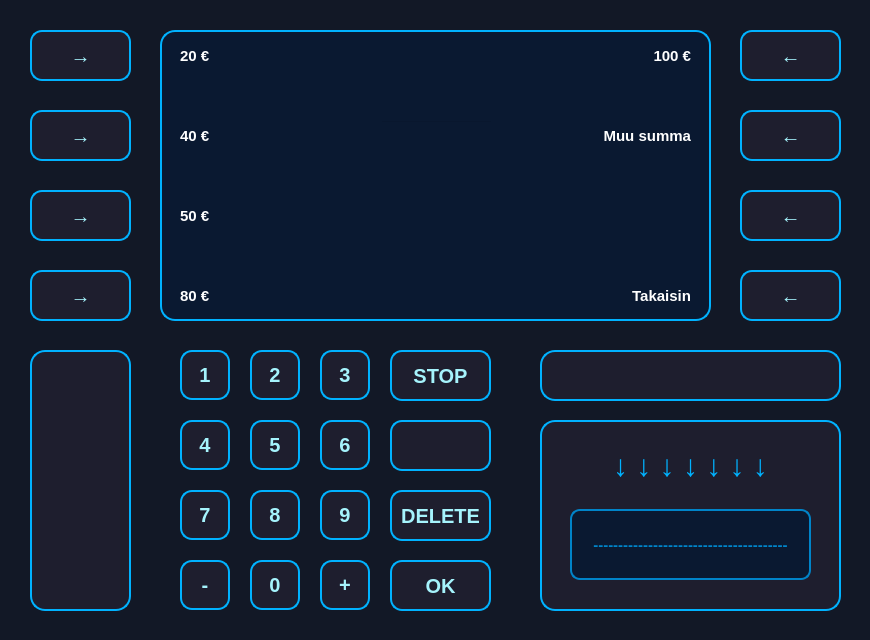
<?xml version="1.0" encoding="UTF-8"?>
<ui version="4.0">
 <class>WithdrawWindow</class>
 <widget class="QDialog" name="WithdrawWindow">
  <property name="geometry">
   <rect>
    <x>0</x>
    <y>0</y>
    <width>870</width>
    <height>640</height>
   </rect>
  </property>
  <property name="windowTitle">
   <string>Dialog</string>
  </property>
  <property name="styleSheet">
   <string notr="true">QDialog, QWidget {
    background-color: #121826;
}</string>
  </property>
  <widget class="QPushButton" name="btnBack">
   <property name="geometry">
    <rect>
     <x>390</x>
     <y>350</y>
     <width>101</width>
     <height>51</height>
    </rect>
   </property>
   <property name="styleSheet">
    <string notr="true">QPushButton {
    background-color: #1E1E2E;
    color: #A5F3FC;
    font-size: 20px;
    font-weight: bold;
    border: 2px solid #00B2FF;
    border-radius: 12px;
    padding: 10px;
    box-shadow: 0px 4px 10px rgba(0, 178, 255, 0.3);
    transition: all 0.2s ease-in-out;
}

QPushButton:hover {
    background-color: #00B2FF;
    color: #1E1E2E;
    border: 2px solid #A5F3FC;
    box-shadow: 0px 4px 15px rgba(165, 243, 252, 0.6);
    transform: scale(1.05);
}

QPushButton:pressed {
    background-color: #0084C9;
    color: #FFFFFF;
    box-shadow: inset 0px 4px 8px rgba(0, 0, 0, 0.5);
    transform: scale(0.95);
}
</string>
   </property>
   <property name="text">
    <string>STOP</string>
   </property>
  </widget>
  <widget class="QLabel" name="txtOut_50">
   <property name="geometry">
    <rect>
     <x>180</x>
     <y>190</y>
     <width>71</width>
     <height>51</height>
    </rect>
   </property>
   <property name="styleSheet">
    <string notr="true">font-size: 15px;
color: white;
font-weight: bold;
background-color: transparent;</string>
   </property>
   <property name="text">
    <string>50 €</string>
   </property>
  </widget>
  <widget class="QPushButton" name="buttonOut_40">
   <property name="geometry">
    <rect>
     <x>30</x>
     <y>110</y>
     <width>101</width>
     <height>51</height>
    </rect>
   </property>
   <property name="styleSheet">
    <string notr="true">QPushButton {
    background-color: #1E1E2E;
    color: #A5F3FC;
    font-size: 20px;
    font-weight: bold;
    border: 2px solid #00B2FF;
    border-radius: 12px;
    padding: 10px;
    box-shadow: 0px 4px 10px rgba(0, 178, 255, 0.3);
    transition: all 0.2s ease-in-out;
}

QPushButton:hover {
    background-color: #00B2FF;
    color: #1E1E2E;
    border: 2px solid #A5F3FC;
    box-shadow: 0px 4px 15px rgba(165, 243, 252, 0.6);
    transform: scale(1.05);
}

QPushButton:pressed {
    background-color: #0084C9;
    color: #FFFFFF;
    box-shadow: inset 0px 4px 8px rgba(0, 0, 0, 0.5);
    transform: scale(0.95);
}
</string>
   </property>
   <property name="text">
    <string>→</string>
   </property>
   <property name="icon">
    <iconset>
     <normaloff>:/resources/arrow.jpg</normaloff>:/resources/arrow.jpg</iconset>
   </property>
   <property name="iconSize">
    <size>
     <width>32</width>
     <height>32</height>
    </size>
   </property>
  </widget>
  <widget class="QPushButton" name="buttonOut_x">
   <property name="geometry">
    <rect>
     <x>740</x>
     <y>110</y>
     <width>101</width>
     <height>51</height>
    </rect>
   </property>
   <property name="styleSheet">
    <string notr="true">QPushButton {
    background-color: #1E1E2E;
    color: #A5F3FC;
    font-size: 20px;
    font-weight: bold;
    border: 2px solid #00B2FF;
    border-radius: 12px;
    padding: 10px;
    box-shadow: 0px 4px 10px rgba(0, 178, 255, 0.3);
    transition: all 0.2s ease-in-out;
}

QPushButton:hover {
    background-color: #00B2FF;
    color: #1E1E2E;
    border: 2px solid #A5F3FC;
    box-shadow: 0px 4px 15px rgba(165, 243, 252, 0.6);
    transform: scale(1.05);
}

QPushButton:pressed {
    background-color: #0084C9;
    color: #FFFFFF;
    box-shadow: inset 0px 4px 8px rgba(0, 0, 0, 0.5);
    transform: scale(0.95);
}
</string>
   </property>
   <property name="text">
    <string>←</string>
   </property>
   <property name="icon">
    <iconset>
     <normaloff>:/resources/arrow.jpg</normaloff>:/resources/arrow.jpg</iconset>
   </property>
   <property name="iconSize">
    <size>
     <width>32</width>
     <height>32</height>
    </size>
   </property>
  </widget>
  <widget class="QPushButton" name="buttonOut_20">
   <property name="geometry">
    <rect>
     <x>30</x>
     <y>30</y>
     <width>101</width>
     <height>51</height>
    </rect>
   </property>
   <property name="styleSheet">
    <string notr="true">QPushButton {
    background-color: #1E1E2E;
    color: #A5F3FC;
    font-size: 20px;
    font-weight: bold;
    border: 2px solid #00B2FF;
    border-radius: 12px;
    padding: 10px;
    box-shadow: 0px 4px 10px rgba(0, 178, 255, 0.3);
    transition: all 0.2s ease-in-out;
}

QPushButton:hover {
    background-color: #00B2FF;
    color: #1E1E2E;
    border: 2px solid #A5F3FC;
    box-shadow: 0px 4px 15px rgba(165, 243, 252, 0.6);
    transform: scale(1.05);
}

QPushButton:pressed {
    background-color: #0084C9;
    color: #FFFFFF;
    box-shadow: inset 0px 4px 8px rgba(0, 0, 0, 0.5);
    transform: scale(0.95);
}
</string>
   </property>
   <property name="text">
    <string>→</string>
   </property>
   <property name="icon">
    <iconset>
     <normaloff>:/resources/arrow.jpg</normaloff>:/resources/arrow.jpg</iconset>
   </property>
   <property name="iconSize">
    <size>
     <width>32</width>
     <height>32</height>
    </size>
   </property>
  </widget>
  <widget class="QLabel" name="txtOut_40">
   <property name="geometry">
    <rect>
     <x>180</x>
     <y>110</y>
     <width>71</width>
     <height>51</height>
    </rect>
   </property>
   <property name="styleSheet">
    <string notr="true">font-size: 15px;
color: white;
font-weight: bold;
background-color: transparent;</string>
   </property>
   <property name="text">
    <string>40 €</string>
   </property>
  </widget>
  <widget class="QPushButton" name="buttonOut_100">
   <property name="geometry">
    <rect>
     <x>740</x>
     <y>30</y>
     <width>101</width>
     <height>51</height>
    </rect>
   </property>
   <property name="styleSheet">
    <string notr="true">QPushButton {
    background-color: #1E1E2E;
    color: #A5F3FC;
    font-size: 20px;
    font-weight: bold;
    border: 2px solid #00B2FF;
    border-radius: 12px;
    padding: 10px;
    box-shadow: 0px 4px 10px rgba(0, 178, 255, 0.3);
    transition: all 0.2s ease-in-out;
}

QPushButton:hover {
    background-color: #00B2FF;
    color: #1E1E2E;
    border: 2px solid #A5F3FC;
    box-shadow: 0px 4px 15px rgba(165, 243, 252, 0.6);
    transform: scale(1.05);
}

QPushButton:pressed {
    background-color: #0084C9;
    color: #FFFFFF;
    box-shadow: inset 0px 4px 8px rgba(0, 0, 0, 0.5);
    transform: scale(0.95);
}
</string>
   </property>
   <property name="text">
    <string>←</string>
   </property>
   <property name="icon">
    <iconset>
     <normaloff>:/resources/arrow.jpg</normaloff>:/resources/arrow.jpg</iconset>
   </property>
   <property name="iconSize">
    <size>
     <width>32</width>
     <height>32</height>
    </size>
   </property>
  </widget>
  <widget class="QPushButton" name="buttonOut_50">
   <property name="geometry">
    <rect>
     <x>30</x>
     <y>190</y>
     <width>101</width>
     <height>51</height>
    </rect>
   </property>
   <property name="styleSheet">
    <string notr="true">QPushButton {
    background-color: #1E1E2E;
    color: #A5F3FC;
    font-size: 20px;
    font-weight: bold;
    border: 2px solid #00B2FF;
    border-radius: 12px;
    padding: 10px;
    box-shadow: 0px 4px 10px rgba(0, 178, 255, 0.3);
    transition: all 0.2s ease-in-out;
}

QPushButton:hover {
    background-color: #00B2FF;
    color: #1E1E2E;
    border: 2px solid #A5F3FC;
    box-shadow: 0px 4px 15px rgba(165, 243, 252, 0.6);
    transform: scale(1.05);
}

QPushButton:pressed {
    background-color: #0084C9;
    color: #FFFFFF;
    box-shadow: inset 0px 4px 8px rgba(0, 0, 0, 0.5);
    transform: scale(0.95);
}
</string>
   </property>
   <property name="text">
    <string>→</string>
   </property>
   <property name="icon">
    <iconset>
     <normaloff>:/resources/arrow.jpg</normaloff>:/resources/arrow.jpg</iconset>
   </property>
   <property name="iconSize">
    <size>
     <width>32</width>
     <height>32</height>
    </size>
   </property>
  </widget>
  <widget class="QPushButton" name="buttonOut_80">
   <property name="geometry">
    <rect>
     <x>30</x>
     <y>270</y>
     <width>101</width>
     <height>51</height>
    </rect>
   </property>
   <property name="styleSheet">
    <string notr="true">QPushButton {
    background-color: #1E1E2E;
    color: #A5F3FC;
    font-size: 20px;
    font-weight: bold;
    border: 2px solid #00B2FF;
    border-radius: 12px;
    padding: 10px;
    box-shadow: 0px 4px 10px rgba(0, 178, 255, 0.3);
    transition: all 0.2s ease-in-out;
}

QPushButton:hover {
    background-color: #00B2FF;
    color: #1E1E2E;
    border: 2px solid #A5F3FC;
    box-shadow: 0px 4px 15px rgba(165, 243, 252, 0.6);
    transform: scale(1.05);
}

QPushButton:pressed {
    background-color: #0084C9;
    color: #FFFFFF;
    box-shadow: inset 0px 4px 8px rgba(0, 0, 0, 0.5);
    transform: scale(0.95);
}
</string>
   </property>
   <property name="text">
    <string>→</string>
   </property>
   <property name="icon">
    <iconset>
     <normaloff>:/resources/arrow.jpg</normaloff>:/resources/arrow.jpg</iconset>
   </property>
   <property name="iconSize">
    <size>
     <width>32</width>
     <height>32</height>
    </size>
   </property>
  </widget>
  <widget class="QLabel" name="txtOut_x">
   <property name="geometry">
    <rect>
     <x>550</x>
     <y>110</y>
     <width>141</width>
     <height>51</height>
    </rect>
   </property>
   <property name="styleSheet">
    <string notr="true">font-size: 15px;
color: white;
font-weight: bold;
background-color: transparent;
text-transform: uppercase;</string>
   </property>
   <property name="text">
    <string>Muu summa</string>
   </property>
   <property name="alignment">
    <set>Qt::AlignmentFlag::AlignRight|Qt::AlignmentFlag::AlignTrailing|Qt::AlignmentFlag::AlignVCenter</set>
   </property>
  </widget>
  <widget class="QLabel" name="txtOut_20">
   <property name="geometry">
    <rect>
     <x>180</x>
     <y>30</y>
     <width>71</width>
     <height>51</height>
    </rect>
   </property>
   <property name="styleSheet">
    <string notr="true">font-size: 15px;
color: white;
font-weight: bold;
background-color: transparent;</string>
   </property>
   <property name="text">
    <string>20 €</string>
   </property>
  </widget>
  <widget class="QLabel" name="txtOut_100">
   <property name="geometry">
    <rect>
     <x>600</x>
     <y>30</y>
     <width>91</width>
     <height>51</height>
    </rect>
   </property>
   <property name="layoutDirection">
    <enum>Qt::LayoutDirection::LeftToRight</enum>
   </property>
   <property name="styleSheet">
    <string notr="true">font-size: 15px;
color: white;
font-weight: bold;
background-color: transparent;</string>
   </property>
   <property name="text">
    <string>100 €</string>
   </property>
   <property name="alignment">
    <set>Qt::AlignmentFlag::AlignRight|Qt::AlignmentFlag::AlignTrailing|Qt::AlignmentFlag::AlignVCenter</set>
   </property>
  </widget>
  <widget class="QLabel" name="txtOut_80">
   <property name="geometry">
    <rect>
     <x>180</x>
     <y>270</y>
     <width>71</width>
     <height>51</height>
    </rect>
   </property>
   <property name="styleSheet">
    <string notr="true">font-size: 15px;
color: white;
font-weight: bold;
background-color: transparent;</string>
   </property>
   <property name="text">
    <string>80 €</string>
   </property>
  </widget>
  <widget class="QPushButton" name="btn_9">
   <property name="geometry">
    <rect>
     <x>320</x>
     <y>490</y>
     <width>50</width>
     <height>50</height>
    </rect>
   </property>
   <property name="font">
    <font>
     <pointsize>-1</pointsize>
     <bold>true</bold>
     <kerning>true</kerning>
    </font>
   </property>
   <property name="styleSheet">
    <string notr="true">QPushButton {
    background-color: #1E1E2E;
    color: #A5F3FC;
    font-size: 20px;
    font-weight: bold;
    border: 2px solid #00B2FF;
    border-radius: 12px;
    padding: 10px;
    box-shadow: 0px 4px 10px rgba(0, 178, 255, 0.3);
    transition: all 0.2s ease-in-out;
}

QPushButton:hover {
    background-color: #00B2FF;
    color: #1E1E2E;
    border: 2px solid #A5F3FC;
    box-shadow: 0px 4px 15px rgba(165, 243, 252, 0.6);
    transform: scale(1.05);
}

QPushButton:pressed {
    background-color: #0084C9;
    color: #FFFFFF;
    box-shadow: inset 0px 4px 8px rgba(0, 0, 0, 0.5);
    transform: scale(0.95);
}
</string>
   </property>
   <property name="text">
    <string>9</string>
   </property>
  </widget>
  <widget class="QPushButton" name="btn_6">
   <property name="geometry">
    <rect>
     <x>320</x>
     <y>420</y>
     <width>50</width>
     <height>50</height>
    </rect>
   </property>
   <property name="font">
    <font>
     <pointsize>-1</pointsize>
     <bold>true</bold>
     <kerning>true</kerning>
    </font>
   </property>
   <property name="styleSheet">
    <string notr="true">QPushButton {
    background-color: #1E1E2E;
    color: #A5F3FC;
    font-size: 20px;
    font-weight: bold;
    border: 2px solid #00B2FF;
    border-radius: 12px;
    padding: 10px;
    box-shadow: 0px 4px 10px rgba(0, 178, 255, 0.3);
    transition: all 0.2s ease-in-out;
}

QPushButton:hover {
    background-color: #00B2FF;
    color: #1E1E2E;
    border: 2px solid #A5F3FC;
    box-shadow: 0px 4px 15px rgba(165, 243, 252, 0.6);
    transform: scale(1.05);
}

QPushButton:pressed {
    background-color: #0084C9;
    color: #FFFFFF;
    box-shadow: inset 0px 4px 8px rgba(0, 0, 0, 0.5);
    transform: scale(0.95);
}
</string>
   </property>
   <property name="text">
    <string>6</string>
   </property>
  </widget>
  <widget class="QPushButton" name="btn_10">
   <property name="geometry">
    <rect>
     <x>320</x>
     <y>560</y>
     <width>50</width>
     <height>50</height>
    </rect>
   </property>
   <property name="font">
    <font>
     <pointsize>-1</pointsize>
     <bold>true</bold>
     <kerning>true</kerning>
    </font>
   </property>
   <property name="styleSheet">
    <string notr="true">QPushButton {
    background-color: #1E1E2E;
    color: #A5F3FC;
    font-size: 20px;
    font-weight: bold;
    border: 2px solid #00B2FF;
    border-radius: 12px;
    padding: 10px;
    box-shadow: 0px 4px 10px rgba(0, 178, 255, 0.3);
    transition: all 0.2s ease-in-out;
}

QPushButton:hover {
    background-color: #00B2FF;
    color: #1E1E2E;
    border: 2px solid #A5F3FC;
    box-shadow: 0px 4px 15px rgba(165, 243, 252, 0.6);
    transform: scale(1.05);
}

QPushButton:pressed {
    background-color: #0084C9;
    color: #FFFFFF;
    box-shadow: inset 0px 4px 8px rgba(0, 0, 0, 0.5);
    transform: scale(0.95);
}
</string>
   </property>
   <property name="text">
    <string>+</string>
   </property>
  </widget>
  <widget class="QLabel" name="cardSlotBorder">
   <property name="geometry">
    <rect>
     <x>570</x>
     <y>509</y>
     <width>241</width>
     <height>71</height>
    </rect>
   </property>
   <property name="styleSheet">
    <string notr="true">QLabel#cardSlotBorder {
	font-size: 15px;
	color: #0084C9;
	font-weight: bold;
    background-color: #0A1931;
    border: 2px solid #0084C9;
    border-radius: 10px;
    min-width: 140px;
    min-height: 20px;
}

</string>
   </property>
   <property name="text">
    <string>---------------------------------------</string>
   </property>
   <property name="alignment">
    <set>Qt::AlignmentFlag::AlignCenter</set>
   </property>
  </widget>
  <widget class="QPushButton" name="btnOK">
   <property name="geometry">
    <rect>
     <x>390</x>
     <y>560</y>
     <width>101</width>
     <height>51</height>
    </rect>
   </property>
   <property name="layoutDirection">
    <enum>Qt::LayoutDirection::LeftToRight</enum>
   </property>
   <property name="styleSheet">
    <string notr="true">QPushButton {
    background-color: #1E1E2E;
    color: #A5F3FC;
    font-size: 20px;
    font-weight: bold;
    border: 2px solid #00B2FF;
    border-radius: 12px;
    padding: 10px;
    box-shadow: 0px 4px 10px rgba(0, 178, 255, 0.3);
    transition: all 0.2s ease-in-out;
}

QPushButton:hover {
    background-color: #00B2FF;
    color: #1E1E2E;
    border: 2px solid #A5F3FC;
    box-shadow: 0px 4px 15px rgba(165, 243, 252, 0.6);
    transform: scale(1.05);
}

QPushButton:pressed {
    background-color: #0084C9;
    color: #FFFFFF;
    box-shadow: inset 0px 4px 8px rgba(0, 0, 0, 0.5);
    transform: scale(0.95);
}
</string>
   </property>
   <property name="text">
    <string>OK</string>
   </property>
  </widget>
  <widget class="QPushButton" name="btn_2">
   <property name="geometry">
    <rect>
     <x>250</x>
     <y>350</y>
     <width>50</width>
     <height>50</height>
    </rect>
   </property>
   <property name="font">
    <font>
     <pointsize>-1</pointsize>
     <bold>true</bold>
     <kerning>true</kerning>
    </font>
   </property>
   <property name="styleSheet">
    <string notr="true">QPushButton {
    background-color: #1E1E2E;
    color: #A5F3FC;
    font-size: 20px;
    font-weight: bold;
    border: 2px solid #00B2FF;
    border-radius: 12px;
    padding: 10px;
    box-shadow: 0px 4px 10px rgba(0, 178, 255, 0.3);
    transition: all 0.2s ease-in-out;
}

QPushButton:hover {
    background-color: #00B2FF;
    color: #1E1E2E;
    border: 2px solid #A5F3FC;
    box-shadow: 0px 4px 15px rgba(165, 243, 252, 0.6);
    transform: scale(1.05);
}

QPushButton:pressed {
    background-color: #0084C9;
    color: #FFFFFF;
    box-shadow: inset 0px 4px 8px rgba(0, 0, 0, 0.5);
    transform: scale(0.95);
}
</string>
   </property>
   <property name="text">
    <string>2</string>
   </property>
  </widget>
  <widget class="QPushButton" name="btn_4">
   <property name="geometry">
    <rect>
     <x>180</x>
     <y>420</y>
     <width>50</width>
     <height>50</height>
    </rect>
   </property>
   <property name="font">
    <font>
     <pointsize>-1</pointsize>
     <bold>true</bold>
     <kerning>true</kerning>
    </font>
   </property>
   <property name="styleSheet">
    <string notr="true">QPushButton {
    background-color: #1E1E2E;
    color: #A5F3FC;
    font-size: 20px;
    font-weight: bold;
    border: 2px solid #00B2FF;
    border-radius: 12px;
    padding: 10px;
    box-shadow: 0px 4px 10px rgba(0, 178, 255, 0.3);
    transition: all 0.2s ease-in-out;
}

QPushButton:hover {
    background-color: #00B2FF;
    color: #1E1E2E;
    border: 2px solid #A5F3FC;
    box-shadow: 0px 4px 15px rgba(165, 243, 252, 0.6);
    transform: scale(1.05);
}

QPushButton:pressed {
    background-color: #0084C9;
    color: #FFFFFF;
    box-shadow: inset 0px 4px 8px rgba(0, 0, 0, 0.5);
    transform: scale(0.95);
}
</string>
   </property>
   <property name="text">
    <string>4</string>
   </property>
  </widget>
  <widget class="QPushButton" name="btn_0">
   <property name="geometry">
    <rect>
     <x>250</x>
     <y>560</y>
     <width>50</width>
     <height>50</height>
    </rect>
   </property>
   <property name="font">
    <font>
     <pointsize>-1</pointsize>
     <bold>true</bold>
     <kerning>true</kerning>
    </font>
   </property>
   <property name="styleSheet">
    <string notr="true">QPushButton {
    background-color: #1E1E2E;
    color: #A5F3FC;
    font-size: 20px;
    font-weight: bold;
    border: 2px solid #00B2FF;
    border-radius: 12px;
    padding: 10px;
    box-shadow: 0px 4px 10px rgba(0, 178, 255, 0.3);
    transition: all 0.2s ease-in-out;
}

QPushButton:hover {
    background-color: #00B2FF;
    color: #1E1E2E;
    border: 2px solid #A5F3FC;
    box-shadow: 0px 4px 15px rgba(165, 243, 252, 0.6);
    transform: scale(1.05);
}

QPushButton:pressed {
    background-color: #0084C9;
    color: #FFFFFF;
    box-shadow: inset 0px 4px 8px rgba(0, 0, 0, 0.5);
    transform: scale(0.95);
}
</string>
   </property>
   <property name="text">
    <string>0</string>
   </property>
  </widget>
  <widget class="QLabel" name="cardArrow">
   <property name="geometry">
    <rect>
     <x>570</x>
     <y>430</y>
     <width>241</width>
     <height>71</height>
    </rect>
   </property>
   <property name="styleSheet">
    <string notr="true">QLabel#cardArrow {
    font-size: 30px;
    color: #00B2FF;
    font-weight: bold;
    text-align: center;
    min-width: 30px;
    min-height: 30px;
	background-color: transparent;
}
</string>
   </property>
   <property name="text">
    <string>↓ ↓ ↓ ↓ ↓ ↓ ↓</string>
   </property>
   <property name="alignment">
    <set>Qt::AlignmentFlag::AlignCenter</set>
   </property>
  </widget>
  <widget class="QPushButton" name="btnLangFI_7">
   <property name="geometry">
    <rect>
     <x>740</x>
     <y>190</y>
     <width>101</width>
     <height>51</height>
    </rect>
   </property>
   <property name="layoutDirection">
    <enum>Qt::LayoutDirection::LeftToRight</enum>
   </property>
   <property name="autoFillBackground">
    <bool>false</bool>
   </property>
   <property name="styleSheet">
    <string notr="true">QPushButton {
    background-color: #1E1E2E;
    color: #A5F3FC;
    font-size: 20px;
    font-weight: bold;
    border: 2px solid #00B2FF;
    border-radius: 12px;
    padding: 10px;
    box-shadow: 0px 4px 10px rgba(0, 178, 255, 0.3);
    transition: all 0.2s ease-in-out;
}

QPushButton:hover {
    background-color: #00B2FF;
    color: #1E1E2E;
    border: 2px solid #A5F3FC;
    box-shadow: 0px 4px 15px rgba(165, 243, 252, 0.6);
    transform: scale(1.05);
}

QPushButton:pressed {
    background-color: #0084C9;
    color: #FFFFFF;
    box-shadow: inset 0px 4px 8px rgba(0, 0, 0, 0.5);
    transform: scale(0.95);
}
</string>
   </property>
   <property name="text">
    <string>←</string>
   </property>
  </widget>
  <widget class="QListWidget" name="listWidget">
   <property name="geometry">
    <rect>
     <x>160</x>
     <y>30</y>
     <width>551</width>
     <height>291</height>
    </rect>
   </property>
   <property name="styleSheet">
    <string notr="true">QListWidget {
    background-color: #0A1931;
    border: 2px solid #00B2FF;
    border-radius: 15px;
    padding: 10px;
    color: #A5F3FC;
    font-size: 18px;
    font-weight: bold;
}
</string>
   </property>
  </widget>
  <widget class="QPushButton" name="btn_7">
   <property name="geometry">
    <rect>
     <x>180</x>
     <y>490</y>
     <width>50</width>
     <height>50</height>
    </rect>
   </property>
   <property name="font">
    <font>
     <pointsize>-1</pointsize>
     <bold>true</bold>
     <kerning>true</kerning>
    </font>
   </property>
   <property name="styleSheet">
    <string notr="true">QPushButton {
    background-color: #1E1E2E;
    color: #A5F3FC;
    font-size: 20px;
    font-weight: bold;
    border: 2px solid #00B2FF;
    border-radius: 12px;
    padding: 10px;
    box-shadow: 0px 4px 10px rgba(0, 178, 255, 0.3);
    transition: all 0.2s ease-in-out;
}

QPushButton:hover {
    background-color: #00B2FF;
    color: #1E1E2E;
    border: 2px solid #A5F3FC;
    box-shadow: 0px 4px 15px rgba(165, 243, 252, 0.6);
    transform: scale(1.05);
}

QPushButton:pressed {
    background-color: #0084C9;
    color: #FFFFFF;
    box-shadow: inset 0px 4px 8px rgba(0, 0, 0, 0.5);
    transform: scale(0.95);
}
</string>
   </property>
   <property name="text">
    <string>7</string>
   </property>
  </widget>
  <widget class="QLabel" name="cardSlot_2">
   <property name="geometry">
    <rect>
     <x>540</x>
     <y>350</y>
     <width>301</width>
     <height>51</height>
    </rect>
   </property>
   <property name="styleSheet">
    <string notr="true">QLabel#cardSlot_2 {
    background-color: #1E1E2E;
    border: 2px solid #00B2FF;
    border-radius: 15px;
    text-align: center;
    color: #A5F3FC;
    font-size: 16px;
    font-weight: bold;
    box-shadow: inset 0px 5px 10px rgba(0, 0, 0, 0.6);
}
</string>
   </property>
   <property name="text">
    <string/>
   </property>
  </widget>
  <widget class="QPushButton" name="btn_15">
   <property name="geometry">
    <rect>
     <x>390</x>
     <y>420</y>
     <width>101</width>
     <height>51</height>
    </rect>
   </property>
   <property name="font">
    <font>
     <pointsize>-1</pointsize>
     <bold>true</bold>
     <kerning>true</kerning>
    </font>
   </property>
   <property name="styleSheet">
    <string notr="true">QPushButton {
    background-color: #1E1E2E;
    color: #A5F3FC;
    font-size: 20px;
    font-weight: bold;
    border: 2px solid #00B2FF;
    border-radius: 12px;
    padding: 10px;
    box-shadow: 0px 4px 10px rgba(0, 178, 255, 0.3);
    transition: all 0.2s ease-in-out;
}

QPushButton:hover {
    background-color: #00B2FF;
    color: #1E1E2E;
    border: 2px solid #A5F3FC;
    box-shadow: 0px 4px 15px rgba(165, 243, 252, 0.6);
    transform: scale(1.05);
}

QPushButton:pressed {
    background-color: #0084C9;
    color: #FFFFFF;
    box-shadow: inset 0px 4px 8px rgba(0, 0, 0, 0.5);
    transform: scale(0.95);
}
</string>
   </property>
   <property name="text">
    <string/>
   </property>
  </widget>
  <widget class="QPushButton" name="btn_11">
   <property name="geometry">
    <rect>
     <x>180</x>
     <y>560</y>
     <width>50</width>
     <height>50</height>
    </rect>
   </property>
   <property name="font">
    <font>
     <pointsize>-1</pointsize>
     <bold>true</bold>
     <kerning>true</kerning>
    </font>
   </property>
   <property name="styleSheet">
    <string notr="true">QPushButton {
    background-color: #1E1E2E;
    color: #A5F3FC;
    font-size: 20px;
    font-weight: bold;
    border: 2px solid #00B2FF;
    border-radius: 12px;
    padding: 10px;
    box-shadow: 0px 4px 10px rgba(0, 178, 255, 0.3);
    transition: all 0.2s ease-in-out;
}

QPushButton:hover {
    background-color: #00B2FF;
    color: #1E1E2E;
    border: 2px solid #A5F3FC;
    box-shadow: 0px 4px 15px rgba(165, 243, 252, 0.6);
    transform: scale(1.05);
}

QPushButton:pressed {
    background-color: #0084C9;
    color: #FFFFFF;
    box-shadow: inset 0px 4px 8px rgba(0, 0, 0, 0.5);
    transform: scale(0.95);
}
</string>
   </property>
   <property name="text">
    <string>-</string>
   </property>
  </widget>
  <widget class="QLabel" name="cardSlot_3">
   <property name="geometry">
    <rect>
     <x>30</x>
     <y>350</y>
     <width>101</width>
     <height>261</height>
    </rect>
   </property>
   <property name="styleSheet">
    <string notr="true">QLabel#cardSlot_3 {
    background-color: #1E1E2E;
    border: 2px solid #00B2FF;
    border-radius: 15px;
    text-align: center;
    color: #A5F3FC;
    font-size: 16px;
    font-weight: bold;
    box-shadow: inset 0px 5px 10px rgba(0, 0, 0, 0.6);
}
</string>
   </property>
   <property name="text">
    <string/>
   </property>
  </widget>
  <widget class="QPushButton" name="btn_14">
   <property name="geometry">
    <rect>
     <x>390</x>
     <y>490</y>
     <width>101</width>
     <height>51</height>
    </rect>
   </property>
   <property name="font">
    <font>
     <pointsize>-1</pointsize>
     <bold>true</bold>
     <kerning>true</kerning>
    </font>
   </property>
   <property name="styleSheet">
    <string notr="true">QPushButton {
    background-color: #1E1E2E;
    color: #A5F3FC;
    font-size: 20px;
    font-weight: bold;
    border: 2px solid #00B2FF;
    border-radius: 12px;
    padding: 10px;
    box-shadow: 0px 4px 10px rgba(0, 178, 255, 0.3);
    transition: all 0.2s ease-in-out;
}

QPushButton:hover {
    background-color: #00B2FF;
    color: #1E1E2E;
    border: 2px solid #A5F3FC;
    box-shadow: 0px 4px 15px rgba(165, 243, 252, 0.6);
    transform: scale(1.05);
}

QPushButton:pressed {
    background-color: #0084C9;
    color: #FFFFFF;
    box-shadow: inset 0px 4px 8px rgba(0, 0, 0, 0.5);
    transform: scale(0.95);
}
</string>
   </property>
   <property name="text">
    <string>DELETE</string>
   </property>
  </widget>
  <widget class="QPushButton" name="btn_5">
   <property name="geometry">
    <rect>
     <x>250</x>
     <y>420</y>
     <width>50</width>
     <height>50</height>
    </rect>
   </property>
   <property name="font">
    <font>
     <pointsize>-1</pointsize>
     <bold>true</bold>
     <kerning>true</kerning>
    </font>
   </property>
   <property name="styleSheet">
    <string notr="true">QPushButton {
    background-color: #1E1E2E;
    color: #A5F3FC;
    font-size: 20px;
    font-weight: bold;
    border: 2px solid #00B2FF;
    border-radius: 12px;
    padding: 10px;
    box-shadow: 0px 4px 10px rgba(0, 178, 255, 0.3);
    transition: all 0.2s ease-in-out;
}

QPushButton:hover {
    background-color: #00B2FF;
    color: #1E1E2E;
    border: 2px solid #A5F3FC;
    box-shadow: 0px 4px 15px rgba(165, 243, 252, 0.6);
    transform: scale(1.05);
}

QPushButton:pressed {
    background-color: #0084C9;
    color: #FFFFFF;
    box-shadow: inset 0px 4px 8px rgba(0, 0, 0, 0.5);
    transform: scale(0.95);
}
</string>
   </property>
   <property name="text">
    <string>5</string>
   </property>
  </widget>
  <widget class="QPushButton" name="btn_3">
   <property name="geometry">
    <rect>
     <x>320</x>
     <y>350</y>
     <width>50</width>
     <height>50</height>
    </rect>
   </property>
   <property name="font">
    <font>
     <pointsize>-1</pointsize>
     <bold>true</bold>
     <kerning>true</kerning>
    </font>
   </property>
   <property name="styleSheet">
    <string notr="true">QPushButton {
    background-color: #1E1E2E;
    color: #A5F3FC;
    font-size: 20px;
    font-weight: bold;
    border: 2px solid #00B2FF;
    border-radius: 12px;
    padding: 10px;
    box-shadow: 0px 4px 10px rgba(0, 178, 255, 0.3);
    transition: all 0.2s ease-in-out;
}

QPushButton:hover {
    background-color: #00B2FF;
    color: #1E1E2E;
    border: 2px solid #A5F3FC;
    box-shadow: 0px 4px 15px rgba(165, 243, 252, 0.6);
    transform: scale(1.05);
}

QPushButton:pressed {
    background-color: #0084C9;
    color: #FFFFFF;
    box-shadow: inset 0px 4px 8px rgba(0, 0, 0, 0.5);
    transform: scale(0.95);
}
</string>
   </property>
   <property name="text">
    <string>3</string>
   </property>
  </widget>
  <widget class="QPushButton" name="btn_1">
   <property name="geometry">
    <rect>
     <x>180</x>
     <y>350</y>
     <width>50</width>
     <height>50</height>
    </rect>
   </property>
   <property name="font">
    <font>
     <pointsize>-1</pointsize>
     <bold>true</bold>
     <kerning>true</kerning>
    </font>
   </property>
   <property name="styleSheet">
    <string notr="true">QPushButton {
    background-color: #1E1E2E;
    color: #A5F3FC;
    font-size: 20px;
    font-weight: bold;
    border: 2px solid #00B2FF;
    border-radius: 12px;
    padding: 10px;
    box-shadow: 0px 4px 10px rgba(0, 178, 255, 0.3);
    transition: all 0.2s ease-in-out;
}

QPushButton:hover {
    background-color: #00B2FF;
    color: #1E1E2E;
    border: 2px solid #A5F3FC;
    box-shadow: 0px 4px 15px rgba(165, 243, 252, 0.6);
    transform: scale(1.05);
}

QPushButton:pressed {
    background-color: #0084C9;
    color: #FFFFFF;
    box-shadow: inset 0px 4px 8px rgba(0, 0, 0, 0.5);
    transform: scale(0.95);
}
</string>
   </property>
   <property name="text">
    <string>1</string>
   </property>
  </widget>
  <widget class="QPushButton" name="btn_8">
   <property name="geometry">
    <rect>
     <x>250</x>
     <y>490</y>
     <width>50</width>
     <height>50</height>
    </rect>
   </property>
   <property name="font">
    <font>
     <pointsize>-1</pointsize>
     <bold>true</bold>
     <kerning>true</kerning>
    </font>
   </property>
   <property name="styleSheet">
    <string notr="true">QPushButton {
    background-color: #1E1E2E;
    color: #A5F3FC;
    font-size: 20px;
    font-weight: bold;
    border: 2px solid #00B2FF;
    border-radius: 12px;
    padding: 10px;
    box-shadow: 0px 4px 10px rgba(0, 178, 255, 0.3);
    transition: all 0.2s ease-in-out;
}

QPushButton:hover {
    background-color: #00B2FF;
    color: #1E1E2E;
    border: 2px solid #A5F3FC;
    box-shadow: 0px 4px 15px rgba(165, 243, 252, 0.6);
    transform: scale(1.05);
}

QPushButton:pressed {
    background-color: #0084C9;
    color: #FFFFFF;
    box-shadow: inset 0px 4px 8px rgba(0, 0, 0, 0.5);
    transform: scale(0.95);
}
</string>
   </property>
   <property name="text">
    <string>8</string>
   </property>
  </widget>
  <widget class="QLabel" name="cardSlot">
   <property name="geometry">
    <rect>
     <x>540</x>
     <y>420</y>
     <width>301</width>
     <height>191</height>
    </rect>
   </property>
   <property name="styleSheet">
    <string notr="true">QLabel#cardSlot {
    background-color: #1E1E2E;
    border: 2px solid #00B2FF;
    border-radius: 15px;
    min-width: 160px;
    min-height: 60px;
    text-align: center;
    color: #A5F3FC;
    font-size: 16px;
    font-weight: bold;
    box-shadow: inset 0px 5px 10px rgba(0, 0, 0, 0.6);
}
</string>
   </property>
   <property name="text">
    <string/>
   </property>
  </widget>
  <widget class="QLabel" name="txtINFO">
   <property name="geometry">
    <rect>
     <x>260</x>
     <y>190</y>
     <width>351</width>
     <height>50</height>
    </rect>
   </property>
   <property name="styleSheet">
    <string notr="true">font-size: 15px;
color: white;
font-weight: bold;
background-color: transparent;
text-transform: uppercase;</string>
   </property>
   <property name="text">
    <string/>
   </property>
   <property name="alignment">
    <set>Qt::AlignmentFlag::AlignCenter</set>
   </property>
  </widget>
  <widget class="QLineEdit" name="txtOtherAmount">
   <property name="geometry">
    <rect>
     <x>380</x>
     <y>120</y>
     <width>113</width>
     <height>30</height>
    </rect>
   </property>
   <property name="layoutDirection">
    <enum>Qt::LayoutDirection::LeftToRight</enum>
   </property>
   <property name="styleSheet">
    <string notr="true">font-size: 15px;
color: white;
font-weight: bold;
background-color: transparent;</string>
   </property>
  </widget>
  <widget class="QPushButton" name="btnBack_2">
   <property name="geometry">
    <rect>
     <x>740</x>
     <y>270</y>
     <width>101</width>
     <height>51</height>
    </rect>
   </property>
   <property name="styleSheet">
    <string notr="true">QPushButton {
    background-color: #1E1E2E;
    color: #A5F3FC;
    font-size: 20px;
    font-weight: bold;
    border: 2px solid #00B2FF;
    border-radius: 12px;
    padding: 10px;
    box-shadow: 0px 4px 10px rgba(0, 178, 255, 0.3);
    transition: all 0.2s ease-in-out;
}

QPushButton:hover {
    background-color: #00B2FF;
    color: #1E1E2E;
    border: 2px solid #A5F3FC;
    box-shadow: 0px 4px 15px rgba(165, 243, 252, 0.6);
    transform: scale(1.05);
}

QPushButton:pressed {
    background-color: #0084C9;
    color: #FFFFFF;
    box-shadow: inset 0px 4px 8px rgba(0, 0, 0, 0.5);
    transform: scale(0.95);
}
</string>
   </property>
   <property name="text">
    <string>←</string>
   </property>
  </widget>
  <widget class="QLabel" name="txtBack">
   <property name="geometry">
    <rect>
     <x>550</x>
     <y>270</y>
     <width>141</width>
     <height>51</height>
    </rect>
   </property>
   <property name="styleSheet">
    <string notr="true">font-size: 15px;
color: white;
font-weight: bold;
background-color: transparent;
text-transform: uppercase;</string>
   </property>
   <property name="text">
    <string>Takaisin</string>
   </property>
   <property name="alignment">
    <set>Qt::AlignmentFlag::AlignRight|Qt::AlignmentFlag::AlignTrailing|Qt::AlignmentFlag::AlignVCenter</set>
   </property>
  </widget>
  <zorder>cardSlot</zorder>
  <zorder>btnBack</zorder>
  <zorder>buttonOut_40</zorder>
  <zorder>buttonOut_x</zorder>
  <zorder>buttonOut_20</zorder>
  <zorder>buttonOut_100</zorder>
  <zorder>buttonOut_50</zorder>
  <zorder>buttonOut_80</zorder>
  <zorder>btn_9</zorder>
  <zorder>btn_6</zorder>
  <zorder>btn_10</zorder>
  <zorder>cardSlotBorder</zorder>
  <zorder>btnOK</zorder>
  <zorder>btn_2</zorder>
  <zorder>btn_4</zorder>
  <zorder>btn_0</zorder>
  <zorder>cardArrow</zorder>
  <zorder>btnLangFI_7</zorder>
  <zorder>listWidget</zorder>
  <zorder>btn_7</zorder>
  <zorder>cardSlot_2</zorder>
  <zorder>btn_15</zorder>
  <zorder>btn_11</zorder>
  <zorder>cardSlot_3</zorder>
  <zorder>btn_14</zorder>
  <zorder>btn_5</zorder>
  <zorder>btn_3</zorder>
  <zorder>btn_1</zorder>
  <zorder>btn_8</zorder>
  <zorder>txtOut_20</zorder>
  <zorder>txtOut_50</zorder>
  <zorder>txtOut_40</zorder>
  <zorder>txtOut_80</zorder>
  <zorder>txtOut_100</zorder>
  <zorder>txtOut_x</zorder>
  <zorder>txtINFO</zorder>
  <zorder>txtOtherAmount</zorder>
  <zorder>btnBack_2</zorder>
  <zorder>txtBack</zorder>
 </widget>
 <resources/>
 <connections/>
</ui>
